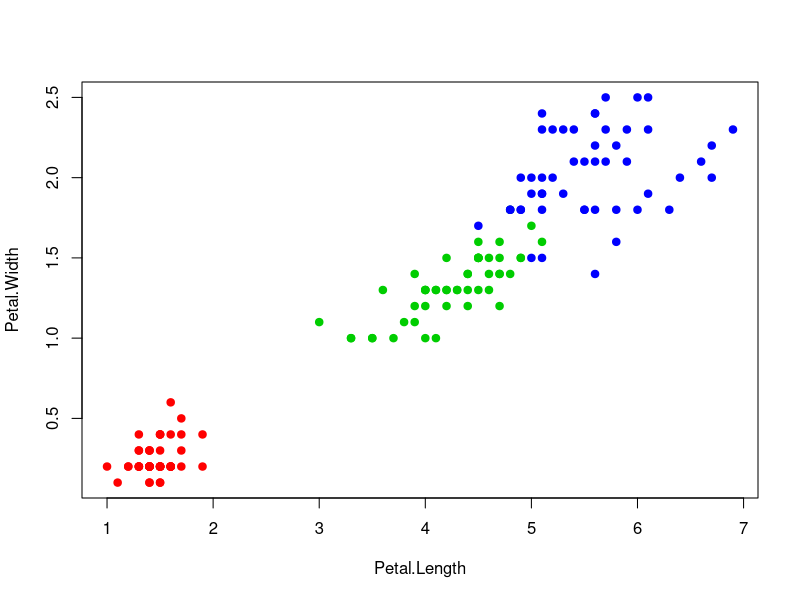

R code for this plot: (Note: this script raises an error after producing the figure.)
#метрика
EM <- function (u, v) {
  return(sqrt(sum((u - v) ^ 2)))
}

epac <- function (x) {
  return (3/4 * (1 - x ^ 2) * (abs(x) <= 1))
}

quad <- function (x) {
  return (15/16 * (1 - x ^ 2) ^ 2 * (abs(x) <= 1))
}

tria <- function (x) {
  return ((1 - abs(x)) * (abs(x) <= 1))
}

gaus <- function (x) {
  return ((2 * pi) ^ (-1/2) * exp(1) ^ (-1/2 * x ^ 2))
}

rect <- function (x) {
  return (1/2 * (abs(x) <= 1))
}

test <- function(algo){
  x = -3
  deltaX = 0.1
  coords <- matrix(0, 0, 2)
  while(x <= 3) {
    coords <- rbind(coords, c(x, algo(x)))
    x <- x + deltaX
  }
  plot (coords, type = "l", xlab = "x", ylab = "y")
}


parzen <- function (feature_matrix, labels, z, h, core) {
  l <- dim(feature_matrix)[1]
  n <- dim(feature_matrix)[2]
  cnt <- c("setosa" = 0, "versicolor" = 0, "virginica" = 0)
  for (i in 1:l) {
    cnt[labels[i]] <- cnt[labels[i]] + core(EM(feature_matrix[i,1:n], z) / h)
  }
  return(which.max(cnt))
}

#отрисовка ирисов Фишера
colors <- c("setosa" = "red", "versicolor" = "green3", "virginica" = "blue")
plot(iris[,3:4], pch = 21, bg = colors[iris$Species],col = colors[iris$Species])

#задание 10 рандомных классифицируемых объектов и их отрисовка
for(i in 1:10){
  z <- c(runif(1, 0, 7), runif(1, 0, 2.5))
  #рисуем классифицируемый объект
  points(z[1], z[2], pch = 22, bg = colors[parzen(iris[,3:4], iris[,5], z, h, rect)], asp = 2)
}


#z <- c(runif(1, iris$Petal.Width), runif(1, iris$Petal.Length))
#h <- 2
#points(z[1], z[2], pch = 22, bg = colors[parzen(iris[,3:4], iris[,5], z, h, rect)], asp = 2)

